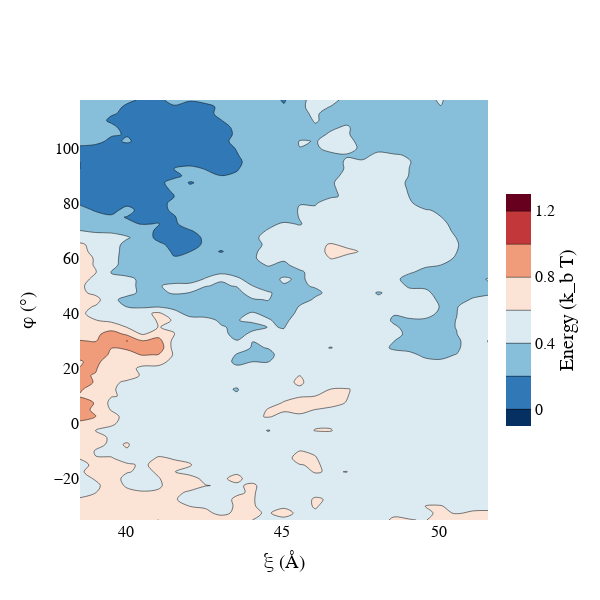

The notebook cell saved with this chart:
### Code cell
pmf_array[np.where(pmf_array==np.inf)]=0
kbt = 0.001987 * 310
nb=6
fig = go.Figure( \
    data = go.Contour( \
        z=np.std(pmf_array[(8-nb):],axis=0)[10:-5,2:-2]/np.sqrt(nb)/kbt,
        x=cols[2:-2], y=rows[10:-5],
                     contours=dict(
            start=0,
            end=1.2,
            size=0.2),
                      colorscale='RdBu',
                      reversescale=True,
                      colorbar=dict(
            title='Energy\n(k_b T)', # title here
            titleside='right',
            titlefont=dict(
                size=20,
                family='Arial Black, sans-serif',
            color='black'),
            thickness=25,
            thicknessmode='pixels',
            len=0.6,
            lenmode='fraction',
            outlinewidth=0)));
fig.update_layout(
    xaxis_title="ξ (Å)",
    yaxis_title="φ (°)",
    font=dict(size=16,family='Arial',color='black'),
    showlegend=False
)
fig['layout'].update(width=600,height=600)
fig.show()
fig.write_image('se.svg')
# ax.clabel(CS,fontsize=10)
# ax.set_xticks(ticks=range(len(cols)),labels=cols);
# ax.set_yticks(ticks=range(len(rows)),labels=rows);
# ax.set_xlabel("Distance colvar")
# ax.set_ylabel("Angle colvar")
# ax.set_title("Potential of mean force mean")

### Figure 1 — Plotly figure (JSON) as saved in the notebook; plotly's stock layout.template omitted (floating-point values rounded to 4 significant figures; data arrays with more than 128 entries replaced by an {"elided": "..."} marker saying what was removed)
{"data": [{"colorbar": {"len": 0.6, "lenmode": "fraction", "outlinewidth": 0, "thickness": 25, "thicknessmode": "pixels", "title": {"font": {"color": "black", "family": "Arial Black, sans-serif", "size": 20}, "side": "right", "text": "Energy\n(k_b T)"}}, "colorscale": [[0, "rgb(103,0,31)"], [0.1, "rgb(178,24,43)"], [0.2, "rgb(214,96,77)"], [0.3, "rgb(244,165,130)"], [0.4, "rgb(253,219,199)"], [0.5, "rgb(247,247,247)"], [0.6, "rgb(209,229,240)"], [0.7, "rgb(146,197,222)"], [0.8, "rgb(67,147,195)"], [0.9, "rgb(33,102,172)"], [1, "rgb(5,48,97)"]], "contours": {"end": 1.2, "size": 0.2, "start": 0}, "reversescale": true, "type": "contour", "x": [38.55, 39.05, 39.55, 40.05, 40.55, 41.05, 41.55, 42.05, 42.55, 43.05, 43.55, 44.05, 44.55, 45.05, 45.55, 46.05, 46.55, 47.05, 47.55, 48.05, 48.55, 49.05, 49.55, 50.05, 50.55, 51.05, 51.55], "y": [-34.95, -32.45, -29.95, -27.45, -24.95, -22.45, -19.95, -17.45, -14.95, -12.45, -9.95, -7.45, -4.95, -2.45, 0.05, 2.55, 5.05, 7.55, 10.05, 12.55, 15.05, 17.55, 20.05, 22.55, 25.05, 27.55, 30.05, 32.55, 35.05, 37.55, 40.05, 42.55, 45.05, 47.55, 50.05, 52.55, 55.05, 57.55, 60.05, 62.55, 65.05, 67.55, 70.05, 72.55, 75.05, 77.55, 80.05, 82.55, 85.05, 87.55, 90.05, 92.55, 95.05, 97.55, 100.0, 102.5, 105.0, 107.5, 110.0, 112.5, 115.0, 117.5], "z": {"elided": "62x27 float values"}}], "layout": {"font": {"color": "black", "family": "Arial", "size": 16}, "height": 600, "showlegend": false, "width": 600, "xaxis": {"autorange": true, "range": [38.55, 51.55], "title": {"text": "ξ (Å)"}, "type": "linear"}, "yaxis": {"autorange": true, "range": [-34.95, 117.5], "title": {"text": "φ (°)"}, "type": "linear"}}}
